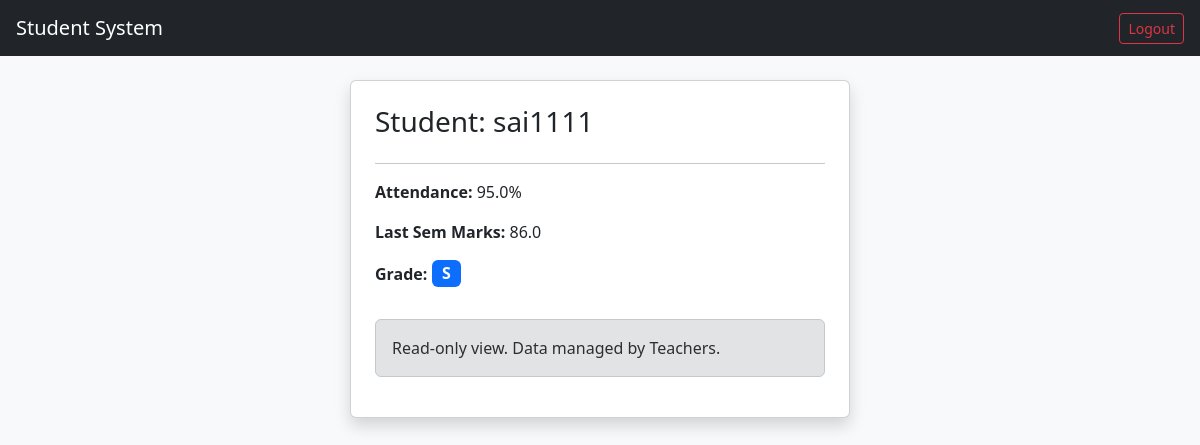
The app's page /dashboard/ (signed in) with its own data.
### stdapp/models.py (models this page shows, shortened)
class Profile(models.Model):
    ROLE_CHOICES = (('student', 'Student'), ('teacher', 'Teacher'))
    user = models.OneToOneField(User, on_delete=models.CASCADE)
    role = models.CharField(max_length=10, choices=ROLE_CHOICES, default='student')
    employee_id = models.CharField(max_length=20, unique=True, null=True, blank=True)
    attendance = models.FloatField(default=0.0)
    last_semester_marks = models.FloatField(default=0.0)
    grade = models.CharField(max_length=2, default='F')

### stdapp/views.py (the view)
# urls.py: path('dashboard/', views.dashboard, name='dashboard'),
@login_required
def dashboard(request):
    profile = request.user.profile
    if profile.role == 'teacher':
        students = Profile.objects.filter(role='student')
        return render(request, 'teacher_dashboard.html', {'students': students})
    return render(request, 'student_dashboard.html', {'profile': profile})

### stdapp/templates/student_dashboard.html
{% extends 'base.html' %}
{% block content %}
<div class="card p-4 shadow mx-auto" style="max-width: 500px;">
    <h3>Student: {{ user.username }}</h3>
    <hr>
    <p><strong>Attendance:</strong> {{ profile.attendance }}%</p>
    <p><strong>Last Sem Marks:</strong> {{ profile.last_semester_marks }}</p>
    <p><strong>Grade:</strong> <span class="badge bg-primary fs-6">{{ profile.grade }}</span></p>
    <div class="alert alert-secondary mt-3">Read-only view. Data managed by Teachers.</div>
</div>
{% endblock %}

### records on screen
Profile: attendance "95.0", last_semester_marks "86.0", grade "S"

### other values on screen
{{ user.username }} "sai1111"
